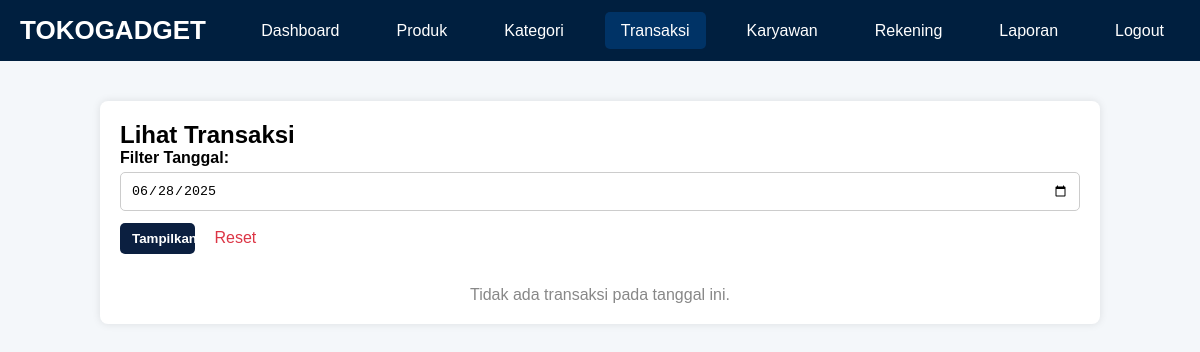
The app's page /TB_basdat/admin/transaksi.php?tanggal=2025-06-28 (signed in), older data.
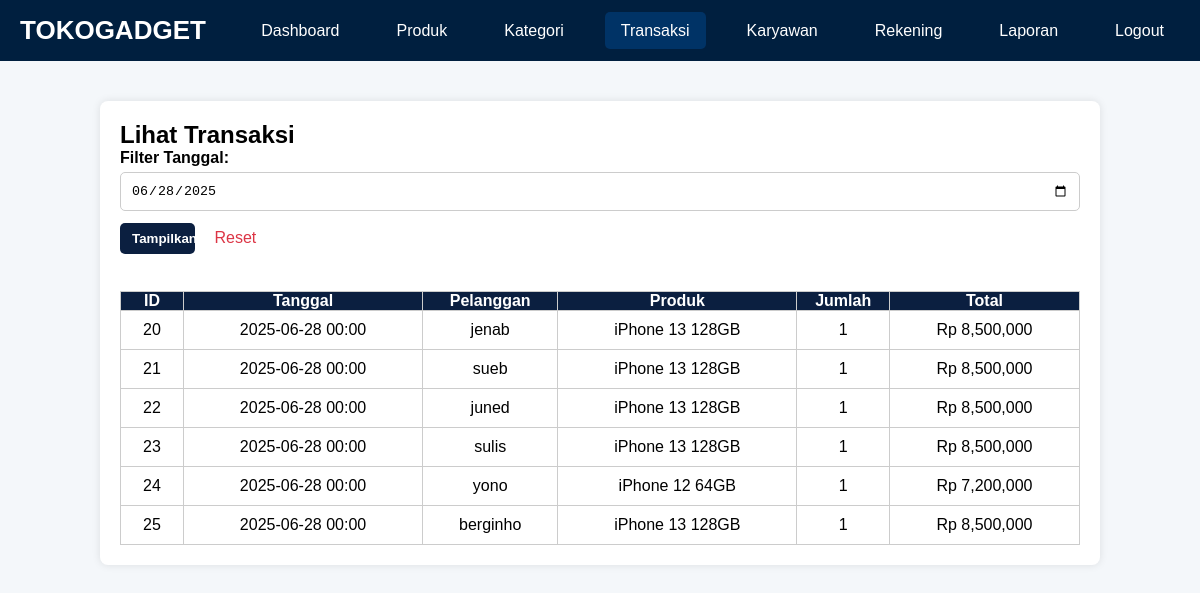
The same page, newer data.
### tables this page shows
CREATE TABLE `transaksi` (
  `id_transaksi` int(11) NOT NULL,
  `id_toko` int(11) DEFAULT NULL,
  `id_pelanggan` int(11) DEFAULT NULL,
  `id_produk` int(11) DEFAULT NULL,
  `id_rekening` int(11) DEFAULT NULL,
  `id_karyawan` int(11) DEFAULT NULL,
  `id_kebijakan` int(11) DEFAULT NULL,
  `tanggal` date DEFAULT NULL,
  `banyaknya` int(11) DEFAULT NULL,
  `total` decimal(15,2) DEFAULT NULL
);

CREATE TABLE `pelanggan` (
  `id_pelanggan` int(11) NOT NULL,
  `nama_pelanggan` varchar(100) NOT NULL,
  `telepon` varchar(20) DEFAULT NULL
);

CREATE TABLE `produk` (
  `id_produk` int(11) NOT NULL,
  `nama_produk` varchar(100) NOT NULL,
  `id_kategori` int(11) DEFAULT NULL,
  `harga` decimal(15,2) DEFAULT NULL,
  `stok` int(11) DEFAULT 0
);

### TB_basdat/admin/transaksi.php (the view, shortened to what this page needs)
<?php
require_once '../config/database.php';
include 'navbar.php';
$tanggal_filter = $_GET['tanggal'] ?? '';
if ($tanggal_filter) {
    $stmt = $pdo->prepare("
        SELECT t.*, p.nama_produk, pel.nama_pelanggan
        FROM transaksi t
        LEFT JOIN produk p ON t.id_produk = p.id_produk
        LEFT JOIN pelanggan pel ON t.id_pelanggan = pel.id_pelanggan
        WHERE DATE(t.tanggal) = ?
        ORDER BY t.tanggal DESC
    ");
    $stmt->execute([$tanggal_filter]);
}
$transaksi_result = $stmt->fetchAll();
?>
<!DOCTYPE html>
<html>
<head>
</head>
<body>
<div class="container">
    <h2>Lihat Transaksi</h2>
    <form method="GET" class="filter">
        <label for="tanggal">Filter Tanggal:</label>
        <input type="date" id="tanggal" name="tanggal" value="<?= htmlspecialchars($tanggal_filter) ?>">
        <button type="submit" class="btn btn-primary">Tampilkan</button>
        <?php if ($tanggal_filter): ?>
            <a href="transaksi.php" style="margin-left: 10px; text-decoration:none; color:#dc3545;">Reset</a>
        <?php endif; ?>
    </form>
    <?php if (count($transaksi_result) > 0): ?>
    <table>
        <tr style="background-color: #eee;">
            <th>ID</th>
            <th>Tanggal</th>
            <th>Pelanggan</th>
            <th>Produk</th>
            <th>Jumlah</th>
            <th>Total</th>
        </tr>
        <?php foreach ($transaksi_result as $row): ?>
        <tr>
            <td><?= $row['id_transaksi']; ?></td>
            <td><?= date('Y-m-d H:i', strtotime($row['tanggal'])) ?></td>
            <td><?= htmlspecialchars($row['nama_pelanggan']); ?></td>
            <td><?= htmlspecialchars($row['nama_produk']); ?></td>
            <td><?= $row['banyaknya']; ?></td>
            <td>Rp <?= number_format($row['total']); ?></td>
        </tr>
        <?php endforeach; ?>
    </table>
    <?php else: ?>
        <p class="no-data">Tidak ada transaksi pada tanggal ini.</p>
    <?php endif; ?>
</div>
</body>
</html>

Row changes from the older to the newer data that the page shows:
added transaksi: id_transaksi "20", tanggal "2025-06-28 00:00", id_pelanggan.nama_pelanggan "jenab", id_produk.nama_produk "iPhone 13 128GB", banyaknya "1", total "8,500,000"
added transaksi: id_transaksi "21", tanggal "2025-06-28 00:00", id_pelanggan.nama_pelanggan "sueb", id_produk.nama_produk "iPhone 13 128GB", banyaknya "1", total "8,500,000"
added transaksi: id_transaksi "22", tanggal "2025-06-28 00:00", id_pelanggan.nama_pelanggan "juned", id_produk.nama_produk "iPhone 13 128GB", banyaknya "1", total "8,500,000"
added transaksi: id_transaksi "23", tanggal "2025-06-28 00:00", id_pelanggan.nama_pelanggan "sulis", id_produk.nama_produk "iPhone 13 128GB", banyaknya "1", total "8,500,000"
added transaksi: id_transaksi "24", tanggal "2025-06-28 00:00", id_pelanggan.nama_pelanggan "yono", id_produk.nama_produk "iPhone 12 64GB", banyaknya "1", total "7,200,000"
added transaksi: id_transaksi "25", tanggal "2025-06-28 00:00", id_pelanggan.nama_pelanggan "berginho", id_produk.nama_produk "iPhone 13 128GB", banyaknya "1", total "8,500,000"
Text that changed along with them:
text no longer shown: "Tidak ada transaksi pada tanggal ini."
text now shown: "ID Tanggal Pelanggan Produk Jumlah Total"
